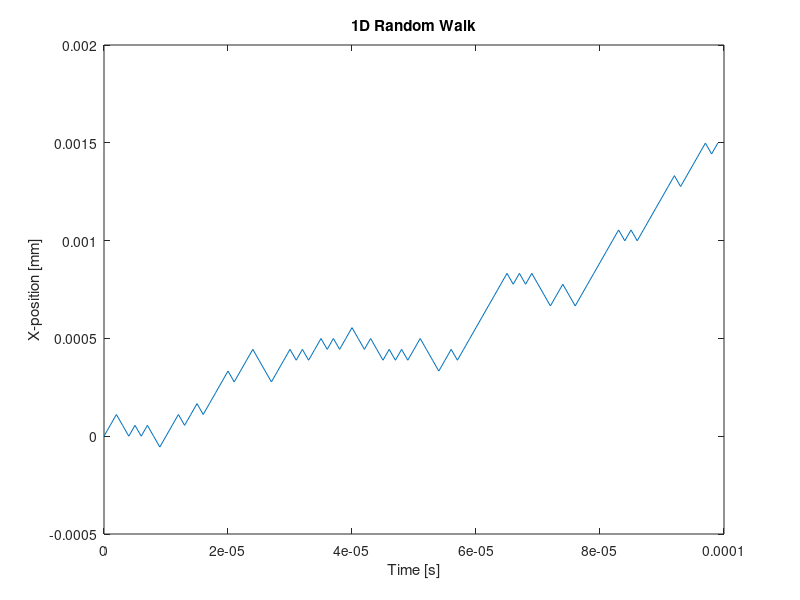

Recreate this plot in MATLAB. (Note: this script raises an error after producing the figure.)
%% This script demonstrates a random walk in one and three dimensions.
%
% Rad229_Lecture15_RandomWalk.m
%
% DBE@STANFORD.EDU (May 2020) for Rad229
%
% Example demos:
% 1) Examine the random walk stepping code.
%
% 2) Change the temperature.
%
% 3) Introduce anisotropy.

%% This function demonstrates a 1D random walk
N_step=100;                 % Number of random walk steps
x = zeros(1,N_step);        % Starting x-position
dx = 55.5e-6;               % Spatial step size per dt [mm]
dt = 1e-6;                  % Temporal step size [s]

rng('default');             % Set the random-number-generator seed
p_xp = 0.5;                 % Probability (P) of a +x-step
% p_xm = 1 - p_xp;          % Probability (P) of a -x-step

for n = 2:N_step            % Loop over number of steps
  step = 2*(rand>p_xp)-1;   % +/- one step
  x(n) = x(n-1) + dx*step;  % Add +/- displacement step
end
t=0:dt:dt*(numel(x)-1);

figure; plot(t,x); title('1D Random Walk');
  xlabel('Time [s]'); ylabel('X-position [mm]');
  set(get(gca,'XAxis'),'Exponent',-6);
  set(get(gca,'YAxis'),'Exponent',-6);
  
%% This function demonstrates a 3D random walk
N_spin = 49;          % Number of spins to simulate
temp = 37;            % Sample temperature [C]

% Time-scale parameters
dt = 25e-6;                % Time step [s]
T = 10e-3;                 % Simulation duration [s]
N_step = round(T/dt);      % Number of time steps

% Length scale parameters
D_H20 = Diffusion_Coeff_H20; % [mm^2/s]
dx = sqrt(2*D_H20(temp)*dt); % Step size [mm] depends on diffusion coeff. and temperature
dy = 2*dx;                     % Isotropic when dy = dx
dz = 4*dx;                     % Isotropic when dz = dx
dr = cat(3,dx.*ones(N_spin,N_step),dy.*ones(N_spin,N_step),dz.*ones(N_spin,N_step));

% Define a uniform random step direction (sign)
tmp=rand(N_spin,N_step,3);   % Uniform random array (space x time x 3D)
SIGN=2*(tmp>0.5)-1;          % Unit (+/-) steps

% Define a uniform random step in x, y, OR z
step=rand(N_spin,N_step,3);            % Uniform random array of steps(space x time x 3D)
dR=SIGN.*dr.*(step==max(step,[],3));   % Step *only* in the direction of the largest random number

% Accumulate the individual steps into a path
path=cumsum(dR,2);

% Make a figure -OR- a movie
set(groot,'defaultLineLineWidth',2,'defaultLineMarkerSize',25,'defaultAxesFontSize',18);
f=figure; hold on; axis equal square; rot3d;
  set(f,'Units','Centimeters','Position',[10 10 14 12]);
title(['Diffusion Random Walk @',num2str(temp,'%02d'),'C']);
xlabel('X-position [mm]'); lab(1)=ylabel('Y-position [mm]');
axis([-0.01 0.01 -0.01 0.01 -0.01 0.01]);
path_color = hsv(N_spin);

% % Make a FIGURE
for k=1:N_spin
  p(k)=plot3(path(k,:,1),path(k,:,2),path(k,:,3));
  set(p(k),'color',path_color(k,:));
end
% saveas(f,['./Figures/RandomWalk_',num2str(temp,'%02d'),'_Final'],'png');

% % Make a MOVIE
% for t=1:N_step
%   for k=1:N_spin
%     p(k)=plot3(path(k,1:t,1),path(k,1:t,2),path(k,1:t,3));
%     set(p(k),'color',path_color(k,:));
%   end
%   saveas(f,['./Figures/RandomWalk_',num2str(temp,'%02d'),'_',num2str(t,'%03d')],'png');
%   delete(p);
% end

% % Plot a histograms...
% figure; hist(path(:,end,1),[min(path(:,end,1)):5:max(path(:,end,1))]);
% figure; hist(path(:,end,2),[min(path(:,end,2)):5:max(path(:,end,2))]);
% figure; hist(path(:,end,3),[min(path(:,end,3)):5:max(path(:,end,3))]);